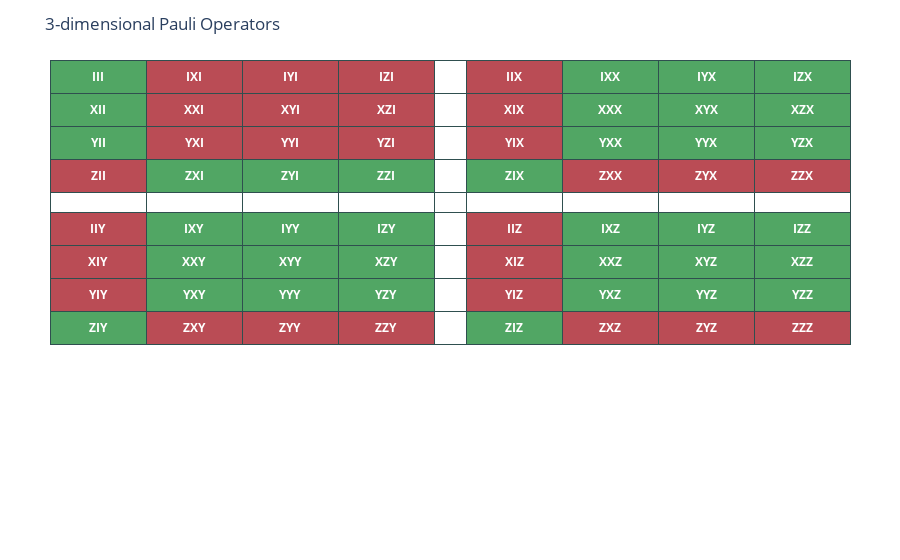

The cell this chart's notebook holds for it:
### Code cell
draw_3dim_paulis(paulis_set_ex_200)

### Figure 1 — Plotly figure (JSON) as saved in the notebook; plotly's stock layout.template omitted (floating-point values rounded to 4 significant figures)
{"data": [{"cells": {"align": ["center"], "fill": {"color": [["#51A664", "#51A664", "#BA4C55", "white", "#BA4C55", "#BA4C55", "#BA4C55", "#51A664"], ["#BA4C55", "#BA4C55", "#51A664", "white", "#51A664", "#51A664", "#51A664", "#BA4C55"], ["#BA4C55", "#BA4C55", "#51A664", "white", "#51A664", "#51A664", "#51A664", "#BA4C55"], ["#BA4C55", "#BA4C55", "#51A664", "white", "#51A664", "#51A664", "#51A664", "#BA4C55"], ["white", "white", "white", "white", "white", "white", "white", "white"], ["#BA4C55", "#BA4C55", "#51A664", "white", "#BA4C55", "#BA4C55", "#BA4C55", "#51A664"], ["#51A664", "#51A664", "#BA4C55", "white", "#51A664", "#51A664", "#51A664", "#BA4C55"], ["#51A664", "#51A664", "#BA4C55", "white", "#51A664", "#51A664", "#51A664", "#BA4C55"], ["#51A664", "#51A664", "#BA4C55", "white", "#51A664", "#51A664", "#51A664", "#BA4C55"]]}, "font": {"color": "white", "size": 12}, "line": {"color": ["darkslategray"]}, "values": [["<b>XII</b>", "<b>YII</b>", "<b>ZII</b>", "<b></b>", "<b>IIY</b>", "<b>XIY</b>", "<b>YIY</b>", "<b>ZIY</b>"], ["<b>XXI</b>", "<b>YXI</b>", "<b>ZXI</b>", "<b></b>", "<b>IXY</b>", "<b>XXY</b>", "<b>YXY</b>", "<b>ZXY</b>"], ["<b>XYI</b>", "<b>YYI</b>", "<b>ZYI</b>", "<b></b>", "<b>IYY</b>", "<b>XYY</b>", "<b>YYY</b>", "<b>ZYY</b>"], ["<b>XZI</b>", "<b>YZI</b>", "<b>ZZI</b>", "<b></b>", "<b>IZY</b>", "<b>XZY</b>", "<b>YZY</b>", "<b>ZZY</b>"], ["<b></b>", "<b></b>", "<b></b>", "<b></b>", "<b></b>", "<b></b>", "<b></b>", "<b></b>"], ["<b>XIX</b>", "<b>YIX</b>", "<b>ZIX</b>", "<b></b>", "<b>IIZ</b>", "<b>XIZ</b>", "<b>YIZ</b>", "<b>ZIZ</b>"], ["<b>XXX</b>", "<b>YXX</b>", "<b>ZXX</b>", "<b></b>", "<b>IXZ</b>", "<b>XXZ</b>", "<b>YXZ</b>", "<b>ZXZ</b>"], ["<b>XYX</b>", "<b>YYX</b>", "<b>ZYX</b>", "<b></b>", "<b>IYZ</b>", "<b>XYZ</b>", "<b>YYZ</b>", "<b>ZYZ</b>"], ["<b>XZX</b>", "<b>YZX</b>", "<b>ZZX</b>", "<b></b>", "<b>IZZ</b>", "<b>XZZ</b>", "<b>YZZ</b>", "<b>ZZZ</b>"]]}, "columnwidth": [3, 3, 3, 3, 1, 3, 3, 3, 3], "header": {"align": ["center"], "fill": {"color": ["#51A664", "#BA4C55", "#BA4C55", "#BA4C55", "white", "#BA4C55", "#51A664", "#51A664", "#51A664"]}, "font": {"color": "white", "size": 12}, "line": {"color": "darkslategray"}, "values": ["<b>III</b>", "<b>IXI</b>", "<b>IYI</b>", "<b>IZI</b>", "<b></b>", "<b>IIX</b>", "<b>IXX</b>", "<b>IYX</b>", "<b>IZX</b>"]}, "type": "table"}], "layout": {"margin": {"b": 50, "l": 50, "r": 50, "t": 60}, "showlegend": false, "title": {"text": "3-dimensional Pauli Operators"}}}
